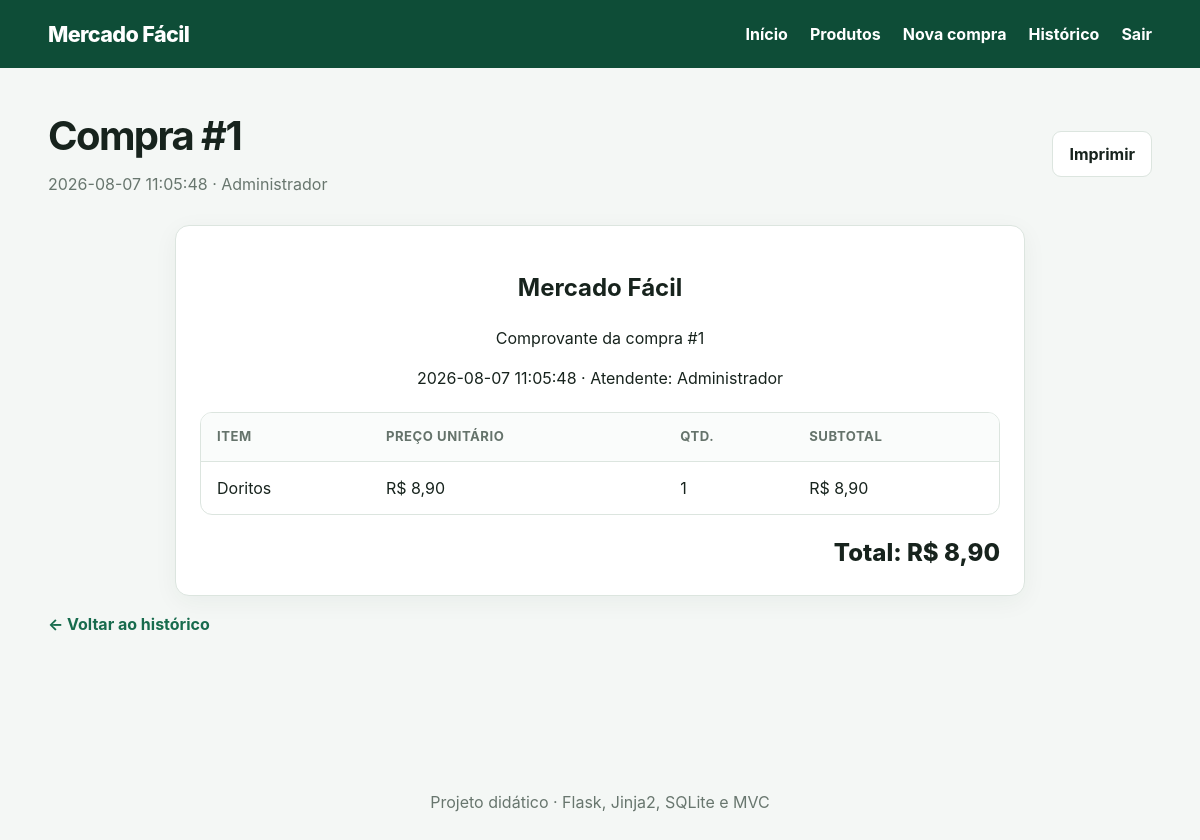
Screenshot of /compras/1 (signed in) with the database file from the repository.
### tables this page shows
CREATE TABLE compras (
    id INTEGER PRIMARY KEY AUTOINCREMENT,
    usuario_id INTEGER NOT NULL,
    total_centavos INTEGER NOT NULL CHECK (total_centavos >= 0),
    criada_em TEXT NOT NULL DEFAULT CURRENT_TIMESTAMP,
    FOREIGN KEY (usuario_id) REFERENCES usuarios(id)
);

CREATE TABLE usuarios (
    id INTEGER PRIMARY KEY AUTOINCREMENT,
    nome TEXT NOT NULL,
    usuario TEXT NOT NULL UNIQUE COLLATE NOCASE,
    senha_hash TEXT NOT NULL,
    criado_em TEXT NOT NULL DEFAULT CURRENT_TIMESTAMP
);

CREATE TABLE itens_compra (
    id INTEGER PRIMARY KEY AUTOINCREMENT,
    compra_id INTEGER NOT NULL,
    produto_id INTEGER,
    produto_nome TEXT NOT NULL,
    preco_unitario_centavos INTEGER NOT NULL,
    quantidade INTEGER NOT NULL CHECK (quantidade > 0),
    subtotal_centavos INTEGER NOT NULL,
    FOREIGN KEY (compra_id) REFERENCES compras(id) ON DELETE CASCADE,
    FOREIGN KEY (produto_id) REFERENCES produtos(id) ON DELETE SET NULL
);

### controllers/compra_controller.py (the view)
@compra_bp.get("/<int:compra_id>")
def detalhes(compra_id):
    compra = compra_model.buscar(compra_id)
    if compra is None:
        abort(404)
    return render_template("detalhes_compra.html", compra=compra,
                           itens=compra_model.listar_itens(compra_id))

### database.py (called while the page is built)
def get_db():
    if "db" not in g:
        database_path = Path(current_app.config["DATABASE"])
        database_path.parent.mkdir(parents=True, exist_ok=True)
        g.db = sqlite3.connect(database_path)
        g.db.row_factory = sqlite3.Row
        g.db.execute("PRAGMA foreign_keys = ON")
    return g.db

### models/compra.py (called while the page is built)
def buscar(compra_id):
    return get_db().execute(
        """SELECT c.*, u.nome AS usuario_nome
           FROM compras c JOIN usuarios u ON u.id = c.usuario_id WHERE c.id = ?""",
        (compra_id,),
    ).fetchone()

def listar_itens(compra_id):
    return get_db().execute(
        "SELECT * FROM itens_compra WHERE compra_id = ? ORDER BY id", (compra_id,)
    ).fetchall()

### utils.py (called while the page is built)
def formatar_moeda(centavos):
    valor = Decimal(int(centavos)) / 100
    return f"R$ {valor:,.2f}".replace(",", "X").replace(".", ",").replace("X", ".")

### templates/detalhes_compra.html (shortened to what this page needs)
{% extends "base.html" %}
{% block conteudo %}
<div class="cabecalho-pagina nao-imprimir"><div><h1>Compra #{{ compra.id }}</h1><p>{{ compra.criada_em }} · {{ compra.usuario_nome }}</p></div><button class="botao secundario" onclick="window.print()">Imprimir</button></div>
<section class="comprovante"><div class="comprovante-topo"><h2>Mercado Fácil</h2><p>Comprovante da compra #{{ compra.id }}</p><p>{{ compra.criada_em }} · Atendente: {{ compra.usuario_nome }}</p></div>
<div class="tabela-wrapper"><table><thead><tr><th>Item</th><th>Preço unitário</th><th>Qtd.</th><th>Subtotal</th></tr></thead><tbody>{% for i in itens %}<tr><td>{{ i.produto_nome }}</td><td>{{ i.preco_unitario_centavos|moeda }}</td><td>{{ i.quantidade }}</td><td>{{ i.subtotal_centavos|moeda }}</td></tr>{% endfor %}</tbody></table></div>
<div class="total-comprovante">Total: {{ compra.total_centavos|moeda }}</div></section>
<p class="nao-imprimir"><a href="{{ url_for('compra.listar') }}">← Voltar ao histórico</a></p>
{% endblock %}

### static/style.css (style rules this page uses)
:root { --verde:#176b4d;--verde-escuro:#0e4d37;--fundo:#f4f7f5;--texto:#17231d;--borda:#dce5df;--branco:#fff;--erro:#b42318 }
* { box-sizing:border-box }
body { margin:0;font-family:Inter,system-ui,-apple-system,"Segoe UI",sans-serif;background:var(--fundo);color:var(--texto);line-height:1.5 }
a { color:var(--verde);font-weight:650;text-decoration:none }
.cabecalho-pagina { display:flex;justify-content:space-between;align-items:center;gap:20px;margin-bottom:24px }
.cabecalho-pagina h1 { margin:0;font-size:clamp(1.8rem,4vw,2.5rem);letter-spacing:-.04em }
.cabecalho-pagina p,.auth-card>p { color:#68766e;margin:.35rem 0 }
.card,.painel,.auth-card,.comprovante { background:#fff;border:1px solid var(--borda);border-radius:14px;padding:24px;box-shadow:0 6px 24px rgba(20,60,40,.05) }
.botao { display:inline-flex;align-items:center;justify-content:center;border:1px solid var(--borda);border-radius:9px;padding:10px 16px;background:#fff;color:var(--texto);font:inherit;font-weight:700;cursor:pointer }
.botao.secundario { background:#fff }
.tabela-wrapper { overflow:auto;background:#fff;border:1px solid var(--borda);border-radius:12px }
table { width:100%;border-collapse:collapse;min-width:680px }
th,td { text-align:left;padding:14px 16px;border-bottom:1px solid var(--borda) }
th { font-size:.82rem;text-transform:uppercase;letter-spacing:.04em;color:#65736b;background:#fafcfb }
tbody tr:last-child td { border-bottom:0 }
.comprovante { max-width:850px;margin:auto }
.comprovante-topo { text-align:center;margin-bottom:22px }
.total-comprovante { text-align:right;font-size:1.5rem;font-weight:800;padding-top:20px }

### rows the page displays
compras: id "1", criada_em "2026-08-07 11:05:48", total_centavos|moeda "R$ 8,90"
usuarios: usuario_nome "Administrador"
itens_compra: produto_nome "Doritos", preco_unitario_centavos|moeda "R$ 8,90", quantidade "1", subtotal_centavos|moeda "R$ 8,90"
